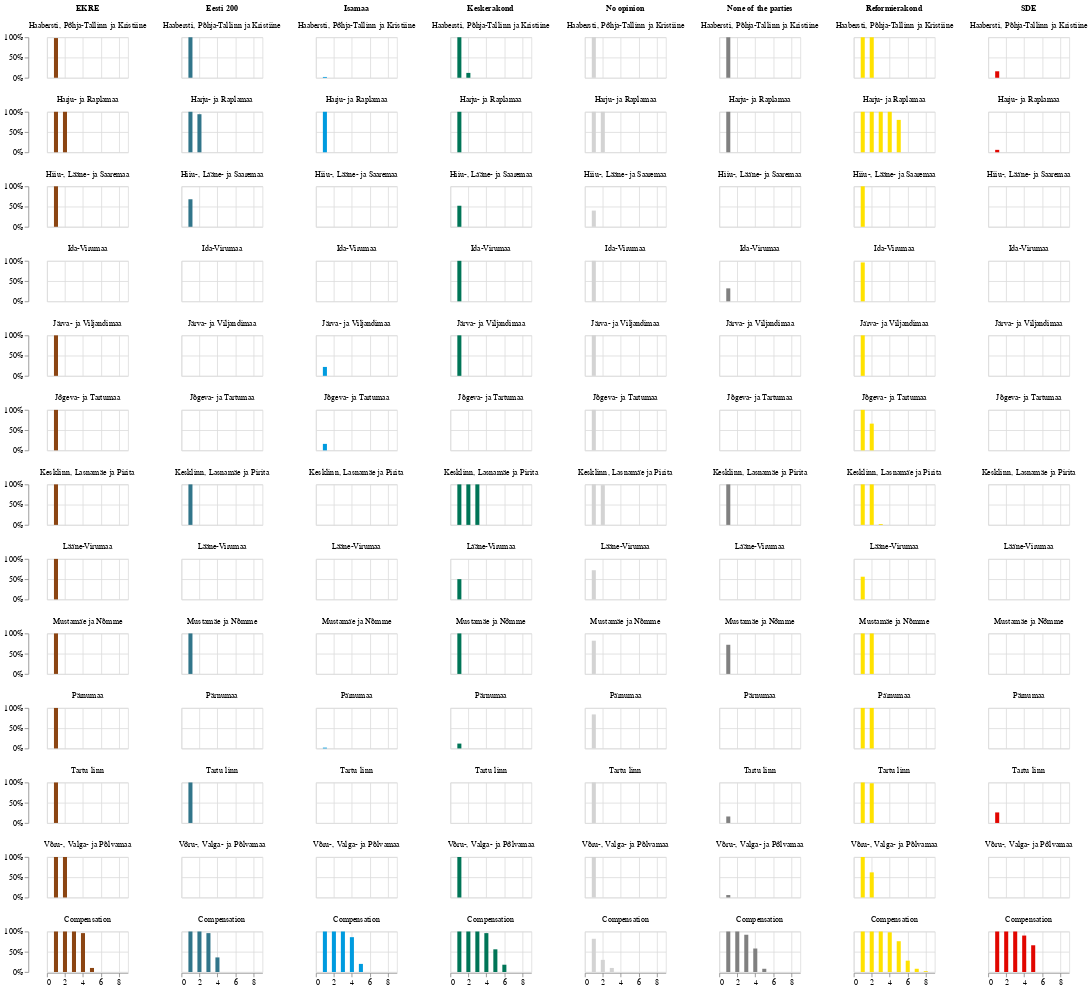

Notebook cell for this chart:
### Code cell
# Test the plot - spread out (MRP) version
from salk_toolkit.pp import e2e_plot
e2e_plot({
    'res_col' : 'party_preference_dist',
    'factor_cols': ['electoral_district'],
    'internal_facet': True,
    'plot': 'mandate_plot-cont',
    #'agg_fn': 'sum'
}, '../samples/mrp.parquet', width=800)

### Figure 1 — Vega-Lite specification as saved in the notebook (floating-point values rounded to 4 significant figures; data arrays with more than 128 entries replaced by an {"elided": "..."} marker saying what was removed)
{"config": {"view": {"continuousWidth": 300, "continuousHeight": 300}}, "data": {"name": "data-7a21d0dc078894fdf44cd372ed3f2333"}, "facet": {"column": {"field": "party_preference", "sort": ["EKRE", "Eesti 200", "Isamaa", "Keskerakond", "No opinion", "None of the parties", "Reformierakond", "SDE"], "title": null, "type": "nominal", "header": {"labelFontWeight": "bold"}}, "row": {"field": "electoral_district", "sort": ["Haabersti, Põhja-Tallinn ja Kristiine", "Harju- ja Raplamaa", "Hiiu-, Lääne- ja Saaremaa", "Ida-Virumaa", "Järva- ja Viljandimaa", "Jõgeva- ja Tartumaa", "Kesklinn, Lasnamäe ja Pirita", "Lääne-Virumaa", "Mustamäe ja Nõmme", "Pärnumaa", "Tartu linn", "Võru-, Valga- ja Põlvamaa", "Compensation"], "title": null, "type": "nominal", "header": {"labelOrient": "top"}}}, "spec": {"mark": {"type": "bar"}, "encoding": {"color": {"field": "party_preference", "legend": null, "scale": {"domain": ["Keskerakond", "EKRE", "Reformierakond", "Isamaa", "SDE", "Rohelised", "Eesti 200", "Parempoolsed", "Other", "None of the parties", "No opinion"], "range": ["#007557", "#8B4513", "#FFE200", "#009BDF", "#E10600", "#88AF47", "#31758A", "orange", "lightgrey", "grey", "lightgrey"]}, "type": "nominal"}, "tooltip": [{"field": "party_preference", "title": "party", "type": "nominal"}, {"field": "electoral_district", "type": "nominal"}, {"field": "mandates", "type": "quantitative"}, {"field": "percent", "format": ".1%", "title": "probability", "type": "quantitative"}], "x": {"field": "mandates", "title": null, "type": "quantitative"}, "y": {"axis": {"format": "%"}, "field": "percent", "title": null, "type": "quantitative"}}, "height": 50.0, "width": 100.0}, "$schema": "https://vega.github.io/schema/vega-lite/v5.15.1.json", "datasets": {"data-7a21d0dc078894fdf44cd372ed3f2333": {"elided": "832 records"}}}
